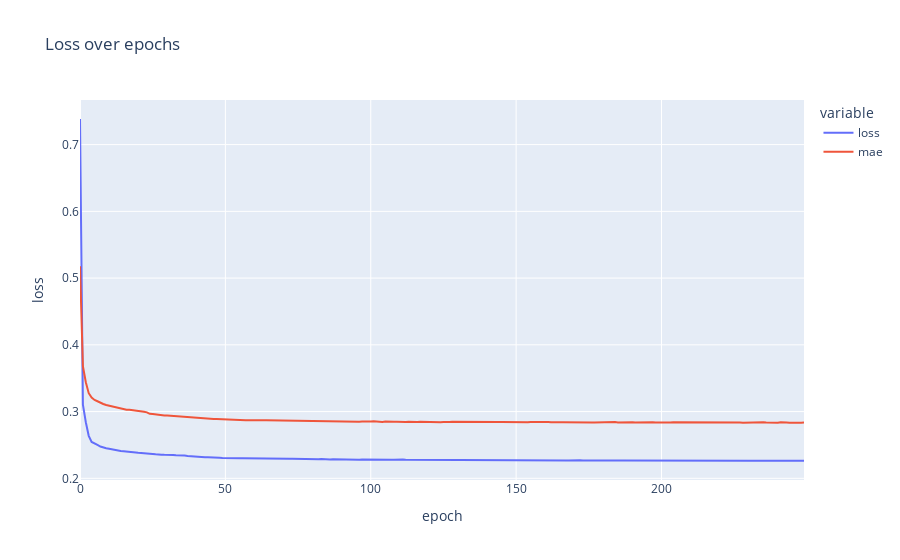

Notebook code cell kept with this figure:
### Code cell
# plot history with plotly
fig = px.line(
    history.history,
    labels={'index': 'epoch', 'value': 'loss'},
    title='Loss over epochs'
)
fig.show()

### Figure 1 — Plotly figure (JSON) as saved in the notebook; plotly's stock layout.template omitted (floating-point values rounded to 4 significant figures; data arrays with more than 128 entries replaced by an {"elided": "..."} marker saying what was removed)
{"data": [{"hovertemplate": "variable=loss<br>epoch=%{x}<br>loss=%{y}<extra></extra>", "legendgroup": "loss", "line": {"color": "#636efa", "dash": "solid"}, "marker": {"symbol": "circle"}, "mode": "lines", "name": "loss", "orientation": "v", "showlegend": true, "type": "scatter", "x": {"elided": "250 int values"}, "xaxis": "x", "y": {"elided": "250 float values"}, "yaxis": "y"}, {"hovertemplate": "variable=mae<br>epoch=%{x}<br>loss=%{y}<extra></extra>", "legendgroup": "mae", "line": {"color": "#EF553B", "dash": "solid"}, "marker": {"symbol": "circle"}, "mode": "lines", "name": "mae", "orientation": "v", "showlegend": true, "type": "scatter", "x": {"elided": "250 int values"}, "xaxis": "x", "y": {"elided": "250 float values"}, "yaxis": "y"}], "layout": {"legend": {"title": {"text": "variable"}, "tracegroupgap": 0}, "title": {"text": "Loss over epochs"}, "xaxis": {"anchor": "y", "domain": [0, 1], "title": {"text": "epoch"}}, "yaxis": {"anchor": "x", "domain": [0, 1], "title": {"text": "loss"}}}}
